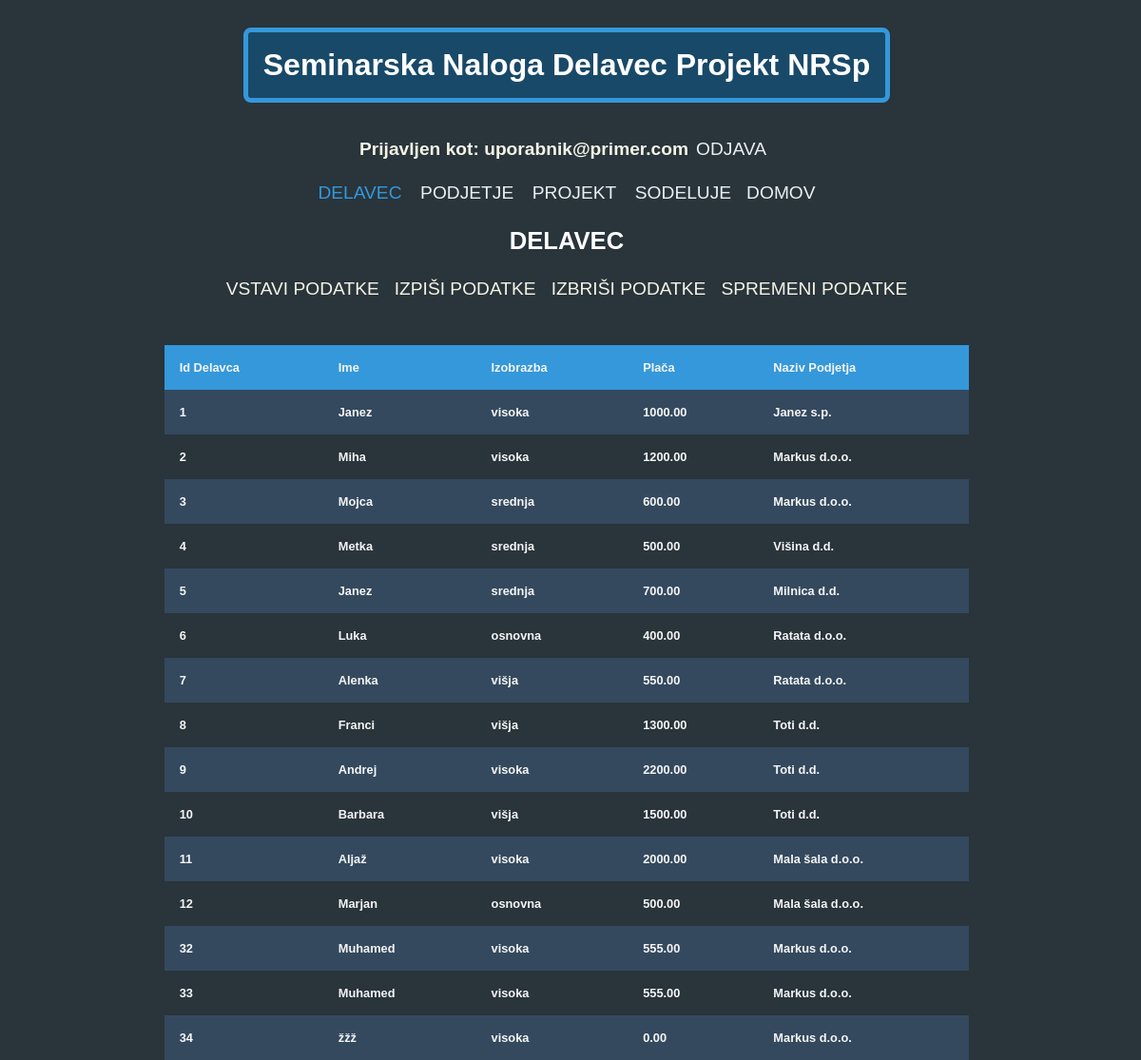
The app's page /components/delavec/delavec_izpisi.php (signed in) with its own data.
### tables this page shows
CREATE TABLE `delavec` (
  `id_delavec` int(11) NOT NULL,
  `ime` varchar(30) DEFAULT NULL,
  `izobrazba` varchar(40) DEFAULT NULL,
  `placa` decimal(7,2) DEFAULT NULL,
  `id_podjetje` int(11) DEFAULT NULL
);

CREATE TABLE `podjetje` (
  `id_podjetje` int(11) NOT NULL,
  `naziv` varchar(100) DEFAULT NULL,
  `mesto` varchar(100) DEFAULT NULL
);

### components/delavec/delavec_izpisi.php (the view, shortened to what this page needs)
<!doctype html>
<html lang="en">
<head>
    <link rel="stylesheet" href="../style_menu.css">
    <link rel="stylesheet" href="../style_table.css">
</head>
<body>
<?php
    include("../head.php");
?>
<div class="tableContainer">
    <?php
    include "../common_var.php";
    $conn = mysqli_connect($servername, $username, $password, $dbname);
    mysqli_query($conn, "set names 'utf8'");
    $sql = "SELECT delavec.id_delavec, delavec.ime, delavec.izobrazba, delavec.placa, podjetje.naziv AS naziv_podjetja FROM delavec INNER JOIN podjetje ON delavec.id_podjetje = podjetje.id_podjetje";
    $result = mysqli_query($conn, $sql);
    echo "<table>";
    echo "<tr><th>Id Delavca</th><th>Ime</th><th>Izobrazba</th><th>Plača</th><th>Naziv Podjetja</th></tr>";
    while($row = mysqli_fetch_assoc($result)) {
        echo  "<tr>".
                "<td>" .  $row["id_delavec"] . "</td>" .
                "<td>" . $row["ime"] . "</td>" .
                "<td>" . $row["izobrazba"]. "</td>" .
                "<td>" . $row["placa"] . "</td>".
                "<td>".$row["naziv_podjetja"]. "</td>" .
                "</tr>";
    }
    echo "</table>";
    ?>
</div>
</body>
</html>

### components/style_menu.css (style rules this page uses)
body { flex-direction: column; display: flex; align-items: center; background: #29343b; font-family: "Montserrat", sans-serif; }

### components/style_table.css (style rules this page uses)
body { height: 100vh; width: 98vw; display: flex; background-color: #29343b; color: whitesmoke; }
.tableContainer { width: 90%; display: flex; flex-direction: column; align-items: center; }
table { background-color: #29343b; border-radius: 8px; width: 80%; color: whitesmoke; border-collapse: collapse; }
th, td { padding: 1rem; text-align: left; }
th { background-color: #3498db; }
tr:nth-child(even) { background-color: #34495e; transition: all 0.2s ease-in-out; }

### components/style.css (style rules this page uses)
body { font-family: 'Segoe UI', Tahoma, Geneva, Verdana, sans-serif; font-size: 0.8rem; height: 98vh; font-weight: bold; display: flex; flex-direction: column; background-color: #29343b; }

### records on screen
delavec: id_delavec "1", ime "Janez", izobrazba "visoka", placa "1000.00", id_podjetje.naziv "Janez s.p."
delavec: id_delavec "2", ime "Miha", izobrazba "visoka", placa "1200.00", id_podjetje.naziv "Markus d.o.o."
delavec: id_delavec "3", ime "Mojca", izobrazba "srednja", placa "600.00", id_podjetje.naziv "Markus d.o.o."
delavec: id_delavec "4", ime "Metka", izobrazba "srednja", placa "500.00", id_podjetje.naziv "Višina d.d."
delavec: id_delavec "5", ime "Janez", izobrazba "srednja", placa "700.00", id_podjetje.naziv "Milnica d.d."
delavec: id_delavec "6", ime "Luka", izobrazba "osnovna", placa "400.00", id_podjetje.naziv "Ratata d.o.o."
delavec: id_delavec "7", ime "Alenka", izobrazba "višja", placa "550.00", id_podjetje.naziv "Ratata d.o.o."
delavec: id_delavec "8", ime "Franci", izobrazba "višja", placa "1300.00", id_podjetje.naziv "Toti d.d."
delavec: id_delavec "9", ime "Andrej", izobrazba "visoka", placa "2200.00", id_podjetje.naziv "Toti d.d."
delavec: id_delavec "10", ime "Barbara", izobrazba "višja", placa "1500.00", id_podjetje.naziv "Toti d.d."
delavec: id_delavec "11", ime "Aljaž", izobrazba "visoka", placa "2000.00", id_podjetje.naziv "Mala šala d.o.o."
delavec: id_delavec "12", ime "Marjan", izobrazba "osnovna", placa "500.00", id_podjetje.naziv "Mala šala d.o.o."
delavec: id_delavec "32", ime "Muhamed", izobrazba "visoka", placa "555.00", id_podjetje.naziv "Markus d.o.o."
delavec: id_delavec "33", ime "Muhamed", izobrazba "visoka", placa "555.00", id_podjetje.naziv "Markus d.o.o."
delavec: id_delavec "34", ime "žžž", izobrazba "visoka", placa "0.00", id_podjetje.naziv "Markus d.o.o."

### other values on screen
$_SESSION['email'] "uporabnik@primer.com"
$activeSection "DELAVEC"
$menuItem "VSTAVI PODATKE"
$menuItem "IZPIŠI PODATKE"
$menuItem "IZBRIŠI PODATKE"
$menuItem "SPREMENI PODATKE"
